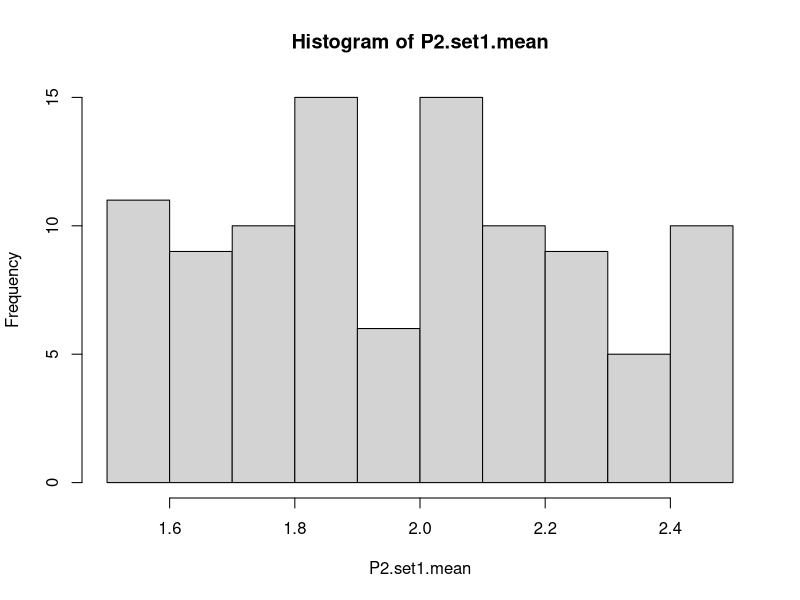
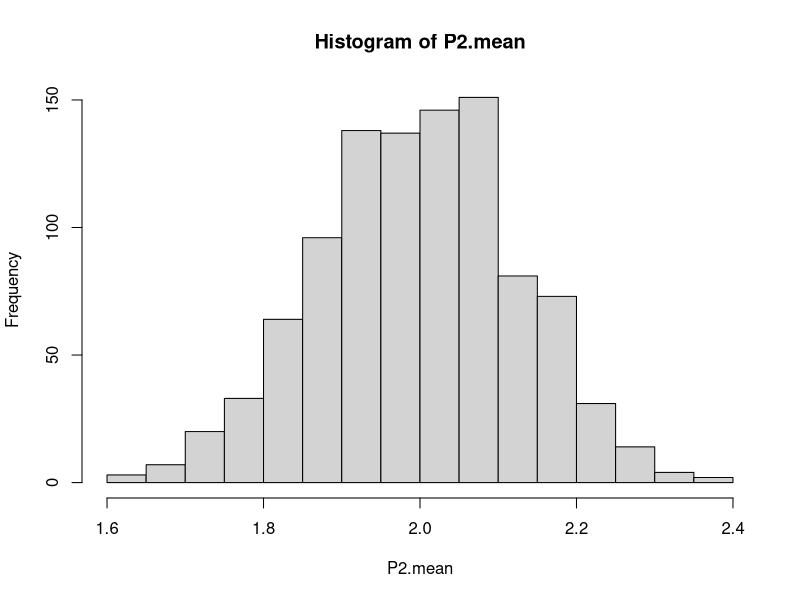
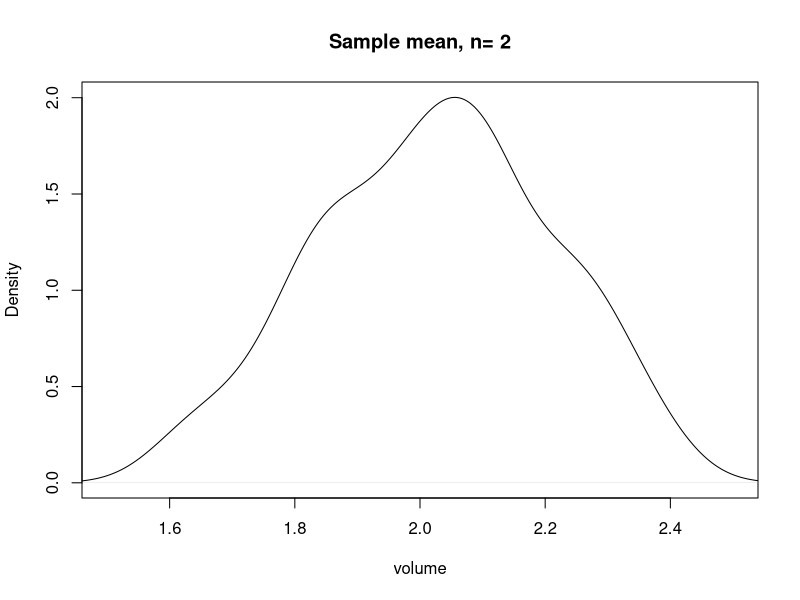
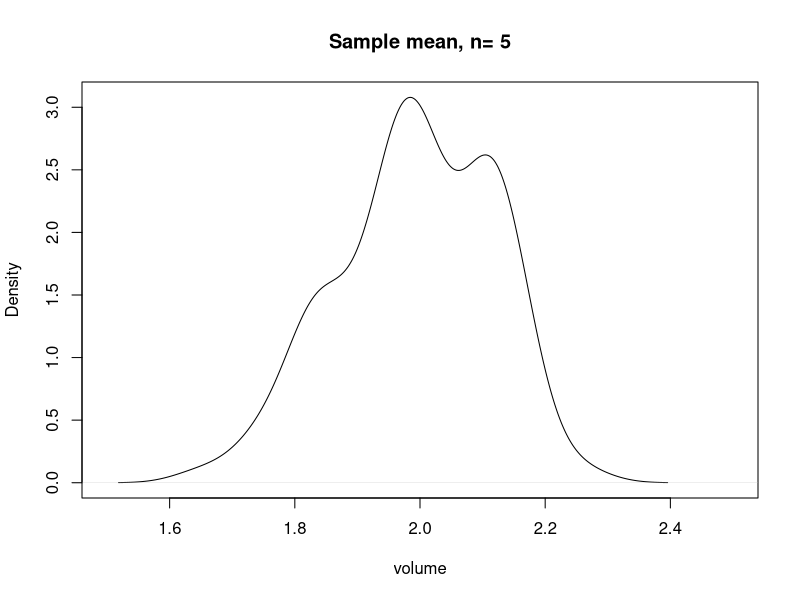
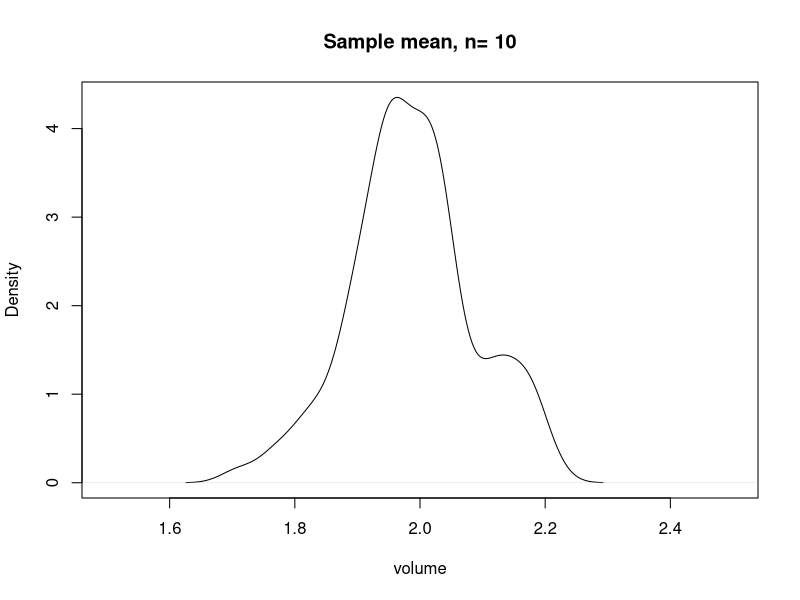
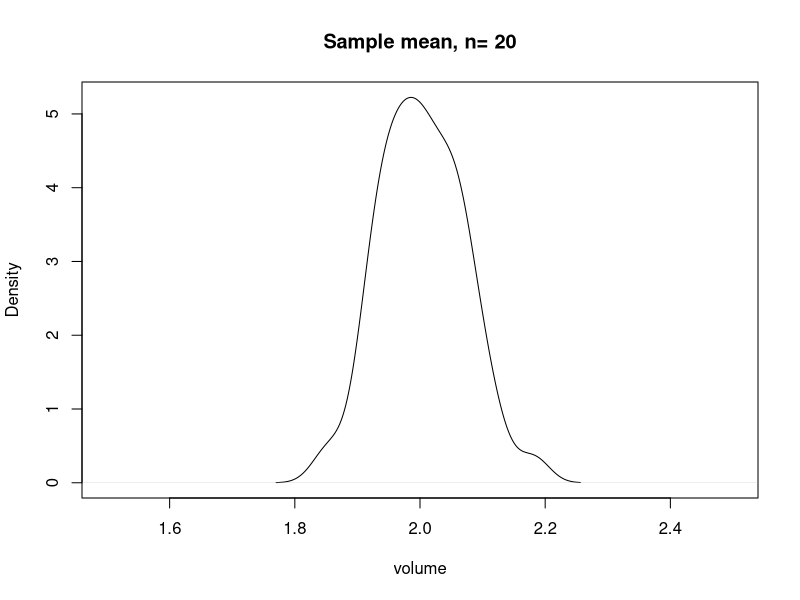
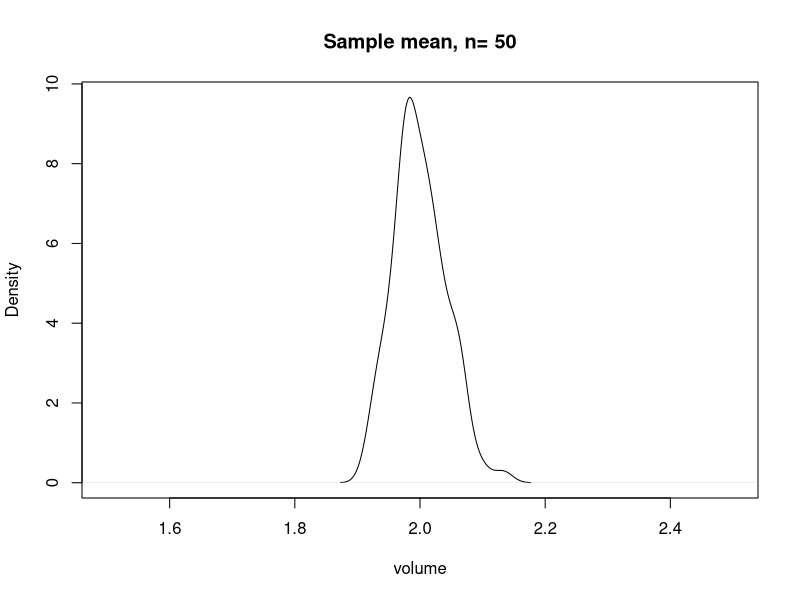
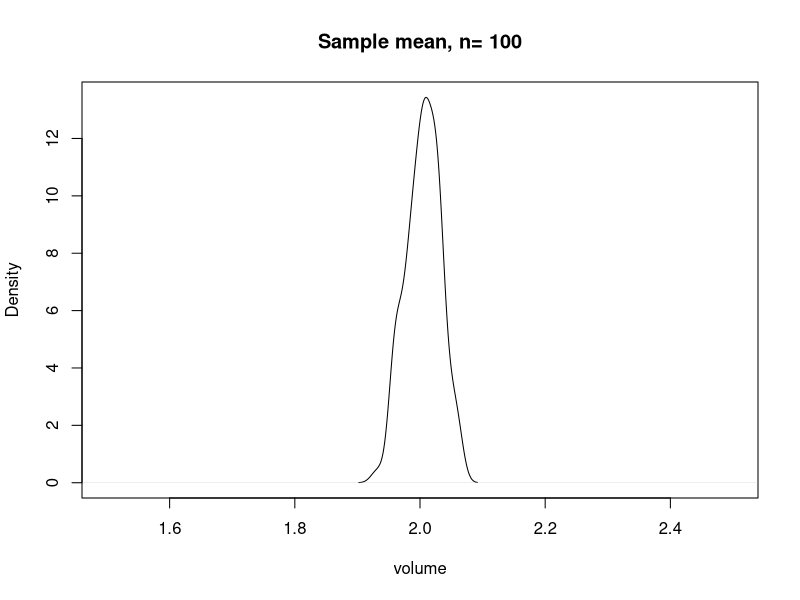

Here is the R script that generated these plots, in order:
## ---- chunk 1
dbinom(7,size=10,prob = 0.5)
## ---- chunk 2
pbinom(6,size=10,prob=0.5,lower.tail=FALSE)
## ---- chunk 3
# Measurements with P2, varying between 1.5 µl and 2.5 µl
P2.set1 <- sapply(1:100, function(x) {
  runif(1,min = 1.5, max=2.5)
})
#P2.set1
## ---- chunk 4
P2.set1.mean = sapply(P2.set1,mean)
P2.set1.mean
## ---- chunk 5
#plot(density(P2.set1.mean,bw=0.4), xlim = c(1,3),main='distribution of mean values')
hist(P2.set1.mean)
## ---- chunk 6
N = 5
P2.sets = lapply(1:1000, function(x) {
  runif(N,min = 1.5, max=2.5)
})
#P2.sets
## ---- chunk 7
P2.mean <- sapply(P2.sets,mean)
#P2.mean
## ---- chunk 8
#plot(density(P2.mean,bw=0.2), xlim = c(1,3), main = 'Distribution of mean values')
hist(P2.mean)
## ---- chunk 9
# Number of samples
N = c(2,5,10,20,50,100,500)


lapply(N,function(n) {
  P2.exp = lapply(1:100, function(x) {
    runif(n,min = 1.5, max=2.5)
    #rnorm(n,mean=2)
  }) 
  # Calculate the mean
  P2.exp.mean = sapply(P2.exp,mean)
  plot(density(P2.exp.mean), 
     type='l',
     xlab = "volume", 
     main = paste("Sample mean, n=",n),
     xlim = c(1.5,2.5))
})

## ---- chunk 10
# Number of samples
N <- 1:100 # Goes from 1 to 100
#
# Calculate the mean
P2.exp.mean <- sapply(N,function(n) {
  mean(sapply(1:100, function(y){
    mean(runif(n,min = 1.5, max=2.5)) # to get 100 mean values for each N
  }) )                                                   # to get the mean of the distribution
})
# Plot the distribution of the mean
plot(P2.exp.mean, ylab = "Mean value for P2 with increasing N", 
     pch=20,
     ylim = c(1.9,2.1),xlab='Sample size');abline(h =2, col = "blue", lty = 2)
## ---- chunk 11
# Number of samples
N <- 1:100 # Goes from 1 to 100
#
# Calculate the sd of the mean values (is actually the standard error!)
P2.exp.se <- sapply(N,function(n) {
  sd(sapply(1:100, function(y){
    mean(runif(n,min = 1.5, max=2.5)) # to get 100 mean values for each N
  }) )                                                   # to get the sd of the distribution (of the mean values)
})
# Plot the distribution of the mean
plot(P2.exp.se, ylab = "SE value for P2",xlab = 'Sample size',pch=20)
## ---- chunk 12
lambda = 75
## ---- chunk 13
# size of the sample
N = 8
#
# we now draw 100 times samples of size N=8
X = lapply(1:100,function(i) {rpois(N,lambda = lambda)})
## ---- chunk 14
# we compute the means
Xm = sapply(X,mean)
# and the sample standard deviations
Xsd = sapply(X,sd) 
#
## ---- chunk 15

df = N-1
tc = qt(c(0.975),df) # this is the critical value for the t-distribution for df = N-1 degrees of freedom and 95% CI

Xl = Xm-tc*Xsd/sqrt(N) # upper bound of the 95% CI
Xh = Xm+tc*Xsd/sqrt(N) # lower bound of the 95% CI
## ---- chunk 16
col = c('red','blue')

## vector of TRUE/FALSE if the real expectation value lambda is inside the interval
i.ok =  as.factor(Xl < lambda & Xh > lambda)

## plot the 
plot(Xm,ylim=c(50,100),pch=20,ylab="",main=paste("Means values and confidence intervals,N=",N));abline(h=lambda,lty=3);lapply(1:length(Xl),function(i) {points(c(i,i),c(Xl[i],Xh[i]),type="l",col=col[i.ok[i]],lwd=2)})
